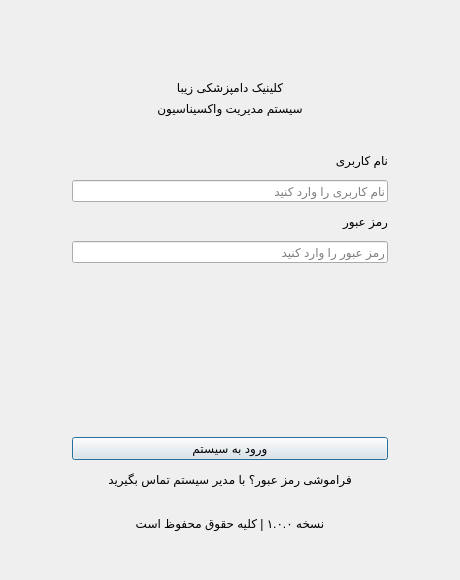
<?xml version="1.0" encoding="UTF-8"?>
<ui version="4.0">
 <class>LoginDialog</class>
 <widget class="QDialog" name="LoginDialog">
  <property name="geometry">
   <rect><x>0</x><y>0</y><width>460</width><height>580</height></rect>
  </property>
  <property name="windowTitle">
   <string>ورود به سیستم</string>
  </property>
  <property name="layoutDirection">
   <enum>Qt::RightToLeft</enum>
  </property>
  <layout class="QVBoxLayout" name="mainLayout">
   <property name="spacing"><number>0</number></property>
   <property name="leftMargin"><number>40</number></property>
   <property name="rightMargin"><number>40</number></property>
   <property name="topMargin"><number>40</number></property>
   <property name="bottomMargin"><number>40</number></property>

   <item>
    <widget class="QWidget" name="headerWidget">
     <property name="minimumHeight"><number>160</number></property>
     <layout class="QVBoxLayout" name="headerLayout">
      <property name="topMargin"><number>20</number></property>
      <item>
       <widget class="QLabel" name="logoLabel">
        <property name="text"><string></string></property>
        <property name="minimumHeight"><number>64</number></property>
        <property name="maximumHeight"><number>64</number></property>
        <property name="alignment"><set>Qt::AlignCenter</set></property>
       </widget>
      </item>
      <item>
       <widget class="QLabel" name="titleLabel">
        <property name="text"><string>کلینیک دامپزشکی زیبا</string></property>
        <property name="alignment"><set>Qt::AlignCenter</set></property>
       </widget>
      </item>
      <item>
       <widget class="QLabel" name="subtitleLabel">
        <property name="text"><string>سیستم مدیریت واکسیناسیون</string></property>
        <property name="alignment"><set>Qt::AlignCenter</set></property>
       </widget>
      </item>
     </layout>
    </widget>
   </item>

   <item>
    <widget class="QWidget" name="formWidget">
     <layout class="QVBoxLayout" name="formLayout">
      <property name="spacing"><number>12</number></property>
      <property name="leftMargin"><number>32</number></property>
      <property name="rightMargin"><number>32</number></property>
      <property name="topMargin"><number>28</number></property>
      <property name="bottomMargin"><number>20</number></property>

      <item>
       <widget class="QLabel" name="usernameLabel">
        <property name="text"><string>نام کاربری</string></property>
       </widget>
      </item>
      <item>
       <widget class="QLineEdit" name="usernameEdit">
        <property name="placeholderText"><string>نام کاربری را وارد کنید</string></property>
        <property name="minimumHeight"><number>42</number></property>
       </widget>
      </item>

      <item>
       <widget class="QLabel" name="passwordLabel">
        <property name="text"><string>رمز عبور</string></property>
       </widget>
      </item>
      <item>
       <widget class="QLineEdit" name="passwordEdit">
        <property name="placeholderText"><string>رمز عبور را وارد کنید</string></property>
        <property name="echoMode"><enum>QLineEdit::Password</enum></property>
        <property name="minimumHeight"><number>42</number></property>
       </widget>
      </item>

      <item>
       <spacer>
        <property name="orientation"><enum>Qt::Vertical</enum></property>
        <property name="sizeHint" stdset="0"><size><width>0</width><height>8</height></size></property>
       </spacer>
      </item>

      <item>
       <widget class="QPushButton" name="loginButton">
        <property name="text"><string>ورود به سیستم</string></property>
        <property name="minimumHeight"><number>44</number></property>
       </widget>
      </item>

      <item>
       <widget class="QLabel" name="forgotLabel">
        <property name="text"><string>فراموشی رمز عبور؟ با مدیر سیستم تماس بگیرید</string></property>
        <property name="alignment"><set>Qt::AlignCenter</set></property>
       </widget>
      </item>

     </layout>
    </widget>
   </item>

   <item>
    <widget class="QWidget" name="footerWidget">
     <property name="minimumHeight"><number>36</number></property>
     <layout class="QVBoxLayout">
      <item>
       <widget class="QLabel" name="versionLabel">
        <property name="text"><string>نسخه ۱.۰.۰ | کلیه حقوق محفوظ است</string></property>
        <property name="alignment"><set>Qt::AlignCenter</set></property>
       </widget>
      </item>
     </layout>
    </widget>
   </item>

  </layout>
 </widget>
</ui>
